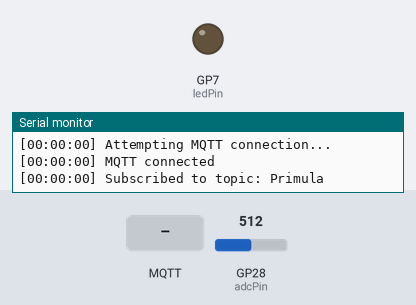
A sketch run on a simulated Raspberry Pi Pico W. Shown: output pins drawn as LEDs (lit = HIGH), the last lines printed to the serial monitor. The inputs (shaded band) are chosen by the test bench; at power-on: GP28 (adcPin) = 512. WiFi joins after 1.5 s; servers stay silent unless stated; random numbers use the default seed unless the sketch sets one; no MQTT or app messages arrive unless stated.

Above: at 3.7 s.
3.8 s: MQTT message "1" arrives on the first subscribed topic
5.3 s: MQTT message "on" arrives on the first subscribed topic
6.8 s: MQTT message "off" arrives on the first subscribed topic
At 17.9 s:
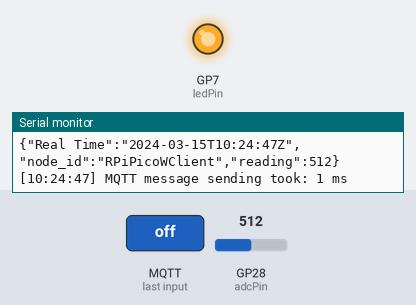
Timing chart, 0 to 28.9 s (numbered marks = the images above; inputs shaded):
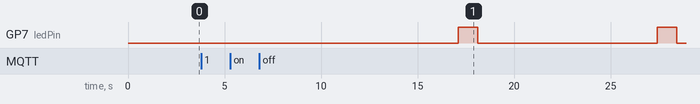

Measured:
- by itself, GP7 (ledPin): alternates HIGH for 1.0 s and LOW for 9.3 s

The sketch:

Full_Revised_Firmware_Code_oct11b.ino
```cpp
#include <WiFi.h>
#include <PubSubClient.h>
#include <WiFiUdp.h>

// ==================== Configuration Parameters ====================

// Debugging
const bool DEBUG = true; // Set to false to minimize logging

// Wi-Fi credentials
const char* ssid     = "pooria";      // Replace with your Wi-Fi SSID
const char* password = "poria123P";   // Replace with your Wi-Fi password

// MQTT broker settings
const char* mqtt_server   = "broker.emqx.io";
const int   mqtt_port     = 1883;
const char* mqtt_user     = "pooria";
const char* mqtt_password = "pooria";
const char* mqtt_topic    = "Primula";

// NTP server settings
const char* localNTPServer     = "192.168.137.1"; // Primary Local NTP Server
const int   ntpPort            = 123;             // NTP uses UDP port 123
const long  utcOffsetInSeconds = 0;               // Adjust for your timezone (e.g., UTC+2 = 7200)

// UDP instance
WiFiUDP ntpUDP;
const int udpLocalPort = 2390; // Dedicated UDP port for NTP

// NTP packet size
const int NTP_PACKET_SIZE = 48;
byte packetBuffer[NTP_PACKET_SIZE]; // Buffer to hold incoming and outgoing packets

// Define GPIO pins
const int ledPin = 7;   // LED GPIO pin
const int adcPin = 28;  // ADC input pin

// Global variables to track current time
time_t currentEpochTime = 0;            // Stores the last synchronized epoch time
unsigned long lastSyncMillis = 0;       // Stores the millis() value at last synchronization

// Global variables
WiFiClient wifiClient;
PubSubClient client(wifiClient);
unsigned long lastActivityTime = 0;
const unsigned long inactivityTimeout = 60000; // 60 seconds
unsigned long nextWifiAttempt = 0;             // Initialize to 0
const unsigned long wifiRetryInterval = 30000;  // 30 seconds

// Simulated button press flag
bool simulatedButtonPress = false;  // Initially false, set true when simulating a button press

// ==================== Function Prototypes ====================
void setup_wifi();
void reconnect_mqtt();
bool synchronize_time(time_t &epochTime);
void sendMQTTMessage(time_t epochTime, int reading);
void callback(char* topic, byte* payload, unsigned int length);
void timerCheck();
void collectAndQueueReadings();
bool checkInternetConnection();
void clearUdpBuffer();
struct tm getCurrentTime();

// ==================== Function Definitions ====================

// Function to clear UDP buffer
void clearUdpBuffer() {
  while (ntpUDP.parsePacket()) {
    ntpUDP.read(packetBuffer, NTP_PACKET_SIZE);
  }
}

// Function to retrieve current time
struct tm getCurrentTime() {
  if (currentEpochTime == 0) {
    // Time not yet synchronized
    struct tm tm_zero = {0};
    return tm_zero;
  }

  unsigned long elapsedSeconds = (millis() - lastSyncMillis) / 1000;
  time_t currentTime = currentEpochTime + elapsedSeconds;
  return *gmtime(&currentTime);
}

// Function to get current epoch time from NTP server with retries
bool synchronize_time(time_t &epochTime) {
  // Attempt synchronization with the local NTP server
  if (DEBUG) {
    Serial.printf("Attempting NTP synchronization with local server: %s\n", localNTPServer);
  }

  // Initialize NTP request packet
  memset(packetBuffer, 0, NTP_PACKET_SIZE);
  packetBuffer[0] = 0b11100011;   // LI, Version, Mode
  packetBuffer[1] = 0;            // Stratum, or type of clock
  packetBuffer[2] = 6;            // Polling Interval
  packetBuffer[3] = 0xEC;         // Peer Clock Precision

  const int maxAttempts = 5;
  unsigned long retryDelay = 200; // Initial retry delay in ms
  const unsigned long maxRetryDelay = 2000;  // Maximum retry delay in ms

  for (int attempt = 1; attempt <= maxAttempts; attempt++) {
    Serial.printf("Attempt %d: Sending NTP request to %s:%d\n", attempt, localNTPServer, ntpPort);

    // Clear any residual data in the UDP buffer
    clearUdpBuffer();

    // Send NTP request
    ntpUDP.beginPacket(localNTPServer, ntpPort);
    ntpUDP.write(packetBuffer, NTP_PACKET_SIZE);
    ntpUDP.endPacket();

    // Wait for response (extended timeout)
    unsigned long startWait = millis();
    bool received = false;
    while (millis() - startWait < 2000) { // 2-second timeout
      int size = ntpUDP.parsePacket();
      if (size >= NTP_PACKET_SIZE) {
        ntpUDP.read(packetBuffer, NTP_PACKET_SIZE); // Read packet into buffer

        // Extract the timestamp starting at byte 40 of the received packet
        unsigned long highWord = word(packetBuffer[40], packetBuffer[41]);
        unsigned long lowWord  = word(packetBuffer[42], packetBuffer[43]);
        unsigned long secsSince1900 = highWord << 16 | lowWord;

        // Unix time starts on Jan 1 1970. In seconds, that's 2208988800
        const unsigned long seventyYears = 2208988800UL;
        unsigned long epoch = secsSince1900 - seventyYears + utcOffsetInSeconds;

        Serial.printf("Received NTP response: Epoch Time = %lu\n", epoch);
        epochTime = epoch;

        // Update global time variables
        currentEpochTime = epochTime;
        lastSyncMillis = millis();

        return true;
      }
      delay(100); // Short delay before checking again
    }

    Serial.printf("Attempt %d failed: No response received.\n", attempt);
    if (attempt < maxAttempts) {
      Serial.printf("Retrying in %lu ms...\n", retryDelay);
      delay(retryDelay);
      retryDelay = min(retryDelay * 2, maxRetryDelay); // Exponential backoff
    }
  }

  // If all attempts fail, return false
  Serial.println("All NTP synchronization attempts failed.");
  return false;
}

// ==================== Wi-Fi Setup ====================

void setup_wifi() {
  if (DEBUG) {
    Serial.printf("[%02d:%02d:%02d] Connecting to %s\n",
                  0, 0, 0, ssid); // Initial time is 00:00:00
  }

  // Disconnect if already connected
  WiFi.disconnect();
  WiFi.begin(ssid, password);

  // Wait for connection with timeout
  int retry_count = 0;
  const int max_retries = 20; // 10 seconds total (20 * 500ms)
  while (WiFi.status() != WL_CONNECTED && retry_count < max_retries) {
    delay(500);
    if (DEBUG) {
      Serial.print(".");
    }
    retry_count++;
  }

  struct tm currentTime = getCurrentTime();

  if (WiFi.status() == WL_CONNECTED) {
    if (currentTime.tm_year >= 70) { // tm_year is years since 1900
      Serial.printf("\n[%02d:%02d:%02d] Wi-Fi connected\n",
                    currentTime.tm_hour, currentTime.tm_min, currentTime.tm_sec);
    } else {
      Serial.printf("\n[00:00:00] Wi-Fi connected\n");
    }
    Serial.print("IP address: ");
    Serial.println(WiFi.localIP());
    lastActivityTime = millis(); // Update activity time on successful Wi-Fi connect
  } else {
    if (currentTime.tm_year >= 70) {
      Serial.printf("\n[%02d:%02d:%02d] Failed to connect to Wi-Fi.\n",
                    currentTime.tm_hour, currentTime.tm_min, currentTime.tm_sec);
    } else {
      Serial.printf("\n[00:00:00] Failed to connect to Wi-Fi.\n");
    }
    // Optional: Implement additional handling here if Wi-Fi connection fails
  }
}

// ==================== MQTT Reconnection ====================

void reconnect_mqtt() {
  // Loop until reconnected
  while (!client.connected()) {
    struct tm currentTime = getCurrentTime();
    if (currentTime.tm_year >= 70) {
      Serial.printf("[%02d:%02d:%02d] Attempting MQTT connection...\n",
                    currentTime.tm_hour, currentTime.tm_min, currentTime.tm_sec);
    } else {
      Serial.printf("[00:00:00] Attempting MQTT connection...\n");
    }

    String clientId = "RPiPicoWClient-" + String(random(0xffff), HEX);
    if (client.connect(clientId.c_str(), mqtt_user, mqtt_password)) {
      currentTime = getCurrentTime();
      if (currentTime.tm_year >= 70) {
        Serial.printf("[%02d:%02d:%02d] MQTT connected\n",
                      currentTime.tm_hour, currentTime.tm_min, currentTime.tm_sec);
      } else {
        Serial.printf("[00:00:00] MQTT connected\n");
      }

      // Subscribe to topic with QoS 1
      if (client.subscribe(mqtt_topic, 1)) {
        if (currentTime.tm_year >= 70) {
          Serial.printf("[%02d:%02d:%02d] Subscribed to topic: %s\n",
                        currentTime.tm_hour, currentTime.tm_min, currentTime.tm_sec, mqtt_topic);
        } else {
          Serial.printf("[00:00:00] Subscribed to topic: %s\n", mqtt_topic);
        }
      } else {
        if (currentTime.tm_year >= 70) {
          Serial.printf("[%02d:%02d:%02d] Failed to subscribe to topic: %s\n",
                        currentTime.tm_hour, currentTime.tm_min, currentTime.tm_sec, mqtt_topic);
        } else {
          Serial.printf("[00:00:00] Failed to subscribe to topic: %s\n", mqtt_topic);
        }
      }
    } else {
      currentTime = getCurrentTime();
      if (currentTime.tm_year >= 70) {
        Serial.printf("[%02d:%02d:%02d] MQTT connection failed, rc=%d. Retrying in 5 seconds...\n",
                      currentTime.tm_hour, currentTime.tm_min, currentTime.tm_sec, client.state());
      } else {
        Serial.printf("[00:00:00] MQTT connection failed, rc=%d. Retrying in 5 seconds...\n",
                      client.state());
      }
      delay(5000);
    }
  }
}

// ==================== MQTT Callback ====================

void callback(char* topic, byte* payload, unsigned int length) {
  struct tm currentTime = getCurrentTime();
  if (currentTime.tm_year >= 70) {
    Serial.printf("[%02d:%02d:%02d] Message arrived [%s] ",
                  currentTime.tm_hour, currentTime.tm_min, currentTime.tm_sec, topic);
  } else {
    Serial.printf("[00:00:00] Message arrived [%s] ", topic);
  }

  String message;
  for (unsigned int i = 0; i < length; i++) {
    Serial.print((char)payload[i]);
    message += (char)payload[i];
  }
  Serial.println();

  // Prevent handling duplicate messages
  static String lastMessage = "";
  String incomingMessage = "";
  for (unsigned int i = 0; i < length; i++) {
    incomingMessage += (char)payload[i];
  }
  if (incomingMessage == lastMessage) {
    if (DEBUG) {
      Serial.println("Duplicate message detected, ignoring...");
    }
    return;
  }
  lastMessage = incomingMessage;

  lastActivityTime = millis(); // Reset inactivity timeout on message receive
}

// ==================== MQTT Messaging ====================

void sendMQTTMessage(time_t epochTime, int reading) {
  // Ensure MQTT client is connected
  if (!client.connected()) {
    reconnect_mqtt();
  }

  // Convert epoch time to struct tm
  struct tm *timeinfo = gmtime(&epochTime);

  // Create the MQTT message payload
  char mqttMessage[200]; // Adjust the buffer size based on your payload length
  sprintf(mqttMessage, "{\"Real Time\":\"%04d-%02d-%02dT%02d:%02d:%02dZ\",\"node_id\":\"%s\",\"reading\":%d}",
          timeinfo->tm_year + 1900, timeinfo->tm_mon + 1, timeinfo->tm_mday,
          timeinfo->tm_hour, timeinfo->tm_min, timeinfo->tm_sec,
          "RPiPicoWClient", reading);

  // Publish the message to the MQTT topic with QoS 1 and retain set to false
  if (client.publish(mqtt_topic, (uint8_t*)mqttMessage, strlen(mqttMessage), false)) {
    struct tm currentTime = getCurrentTime();
    if (currentTime.tm_year >= 70) {
      Serial.printf("[%02d:%02d:%02d] MQTT Message Sent:\n",
                    currentTime.tm_hour, currentTime.tm_min, currentTime.tm_sec);
    } else {
      Serial.printf("[00:00:00] MQTT Message Sent:\n");
    }
    Serial.println(mqttMessage);
    lastActivityTime = millis(); // Update activity time on successful send
  } else {
    struct tm currentTime = getCurrentTime();
    if (currentTime.tm_year >= 70) {
      Serial.printf("[%02d:%02d:%02d] Failed to send MQTT message.\n",
                    currentTime.tm_hour, currentTime.tm_min, currentTime.tm_sec);
    } else {
      Serial.printf("[00:00:00] Failed to send MQTT message.\n");
    }
    // Optional: Implement retry logic or message queuing here
  }
}

// ==================== Inactivity Timer Check ====================

void timerCheck() {
  // Check for inactivity timeout every second
  static unsigned long lastCheck = 0;
  if (millis() - lastCheck >= 1000) {
    lastCheck = millis();
    if (millis() - lastActivityTime >= inactivityTimeout) {
      struct tm currentTime = getCurrentTime();
      if (currentTime.tm_year >= 70) {
        Serial.printf("[%02d:%02d:%02d] Inactivity timeout reached after %lu ms.\n",
                      currentTime.tm_hour, currentTime.tm_min, currentTime.tm_sec, millis() - lastActivityTime);
      } else {
        Serial.printf("[00:00:00] Inactivity timeout reached after %lu ms.\n", millis() - lastActivityTime);
      }
      // Optional: Implement inactivity handling here (e.g., enter low-power mode)
    }
  }
}

// ==================== Collect and Queue Readings ====================

void collectAndQueueReadings() {
  // Simulate a button press every 10 seconds for testing
  if (millis() - lastActivityTime >= 10000 && !simulatedButtonPress) {
    simulatedButtonPress = true;
  }

  // Handle simulated button press
  if (simulatedButtonPress) {
    // Log the simulated button press
    struct tm currentTime = getCurrentTime();
    if (currentTime.tm_year >= 70) { // tm_year is years since 1900
      Serial.printf("[%02d:%02d:%02d] Simulated Button pressed\n",
                    currentTime.tm_hour, currentTime.tm_min, currentTime.tm_sec);
    } else {
      Serial.printf("[00:00:00] Simulated Button pressed\n");
    }
    lastActivityTime = millis(); // Reset inactivity timeout

    // Check internet connection before collecting data
    if (!checkInternetConnection()) {
      if (DEBUG) {
        Serial.println("No internet connection available. Skipping data collection.");
      }
      simulatedButtonPress = false;
      return;
    }

    // Start collecting ADC reading and store in FIFO buffer
    unsigned long startADC = micros(); // Use micros for higher precision
    int adcValue = analogRead(adcPin);
    unsigned long endADC = micros();
    if (DEBUG) {
      Serial.printf("Total ADC acquisition time: %lu µs\n", endADC - startADC);
    }

    // Add the reading to the FIFO buffer
    // (Assuming you have implemented a FIFO buffer elsewhere; otherwise, this is a placeholder)
    // adcBuffer[headIndex] = adcValue;
    // headIndex = (headIndex + 1) % BUFFER_SIZE;
    // if (headIndex == tailIndex) {
    //   tailIndex = (tailIndex + 1) % BUFFER_SIZE;
    // }

    // Now get NTP time
    time_t epochTime;
    unsigned long startNTP = millis();
    if (synchronize_time(epochTime)) {
      unsigned long endNTP = millis();

      // Retrieve current time after synchronization
      currentTime = getCurrentTime();

      if (DEBUG) {
        Serial.printf("[%02d:%02d:%02d] NTP synchronization took: %lu ms\n",
                      currentTime.tm_hour, currentTime.tm_min, currentTime.tm_sec, endNTP - startNTP);
      }

      // Now send MQTT message for the latest reading
      unsigned long startMQTT = millis();
      sendMQTTMessage(epochTime, adcValue);
      unsigned long endMQTT = millis();
      if (DEBUG) {
        Serial.printf("[%02d:%02d:%02d] MQTT message sending took: %lu ms\n",
                      currentTime.tm_hour, currentTime.tm_min, currentTime.tm_sec, endMQTT - startMQTT);
      }

      digitalWrite(ledPin, HIGH); // Indicate message sent
      delay(1000);     // Prevent rapid consecutive sends
      digitalWrite(ledPin, LOW);
    } else {
      // NTP synchronization failed
      struct tm currentTimeFailed = getCurrentTime();
      if (currentTimeFailed.tm_year >= 70) {
        Serial.printf("[%02d:%02d:%02d] Failed to get NTP time. Message not sent.\n",
                      currentTimeFailed.tm_hour, currentTimeFailed.tm_min, currentTimeFailed.tm_sec);
      } else {
        Serial.printf("[00:00:00] Failed to get NTP time. Message not sent.\n");
      }
    }

    // Simulated button press is now done, set flag to false
    simulatedButtonPress = false;

    // Add delay to prevent immediate re-trigger
    delay(500); // This delay will help to avoid quickly repeating button press actions
  }
}

// ==================== Check Internet Connection ====================

bool checkInternetConnection() {
  WiFiClient testClient;
  if (testClient.connect("8.8.8.8", 53)) { // Ping Google's public DNS server
    testClient.stop();
    return true;
  } else {
    return false;
  }
}

// ==================== Setup Function ====================

void setup() {
  Serial.begin(115200);
  delay(1000); // Ensure Serial is ready
  if (DEBUG) {
    Serial.println("Module started");
    Serial.print("Inactivity Timeout is set to: ");
    Serial.print(inactivityTimeout);
    Serial.println(" ms");
  }

  // Set up LED pin as output
  pinMode(ledPin, OUTPUT);
  pinMode(adcPin, INPUT); // Set ADC pin as input

  // Start UDP for NTP
  ntpUDP.begin(udpLocalPort);

  // Connect to Wi-Fi
  setup_wifi();

  // Initialize MQTT
  client.setServer(mqtt_server, mqtt_port);
  client.setCallback(callback);

  // Attempt to connect to MQTT broker
  reconnect_mqtt();

  // Set the last activity time
  lastActivityTime = millis();
}

// ==================== Main Loop ====================

void loop() {
  // Check for inactivity timeout
  timerCheck();

  // Ensure Wi-Fi is connected with cooldown
  if (WiFi.status() != WL_CONNECTED) {
    unsigned long currentMillis = millis();
    if (currentMillis >= nextWifiAttempt) {
      setup_wifi();
      nextWifiAttempt = currentMillis + wifiRetryInterval;
    }
  }

  // Reconnect to MQTT if disconnected
  if (!client.connected()) {
    reconnect_mqtt();
  }
  client.loop();

  // Collect and queue readings
  collectAndQueueReadings();
}
```
